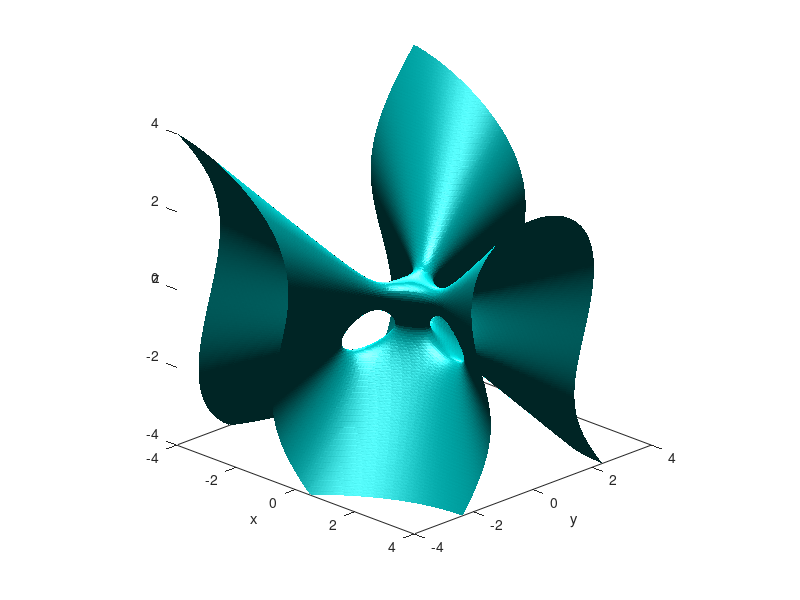

Write MATLAB code to recreate this figure. (Note: this script raises an error after producing the figure.)
% ax + z - ax_1 - z = 0
%((1683/32)*z1^2+(1785/32)*z1-1803/128)*a^4+(-(603/16)*z1+1809/32)*a^3+(-(603/4)*z1-63)*a^2+(99*z1^2+105*z1+21/4)*a

% Produces a static image of the cubic surface km1 shown in the videos

lim = 4;
z_1 = 0.236792032999024;
x_1 = (z_1)/4 - 3/8;

[x3, y3,z3] = meshgrid(linspace(-lim, lim, 150), ...
                   linspace(-lim, lim, 150), ...
                   linspace(-lim, lim, 150));

f2 = 4.*x3.^3-12.*x3.*y3.^2+3.*x3.^2.*z3+3.*y3.^2.*z3-(17/2).*z3.^3-(9/2).*x3.^2-(9/2).*y3.^2-12.*z3.^2-3.*z3+2;
hel = isosurface(x3, y3, z3, f2, 0);

loops = 121; 
lines = 60;
total = 6*loops;
start_cam = [-8 -3 5];

theta1 = pi + asin(8/sqrt(73));
theta2 = 2*pi - asin(7/sqrt(74));

ax=gca;
a = 490;

theta = (1-a)*pi/(total) + pi;
p = (hel.vertices(:,1) - x_1)*cos(theta) + (hel.vertices(:,3) - z_1)*sin(theta);
inside = 0;

% comment these lines and uncomment the lower block to produce an image
% of the surface below a certain plane
plane = patch(hel, 'EdgeColor', 'None', 'FaceColor', [0.0 0.8 0.8]);
box on;
hold on;
light('Position',[-7 -8 90])
light('Position',[-1 1 .25])
set(plane,'SpecularStrength',.6,'DiffuseStrength',.85,'AmbientStrength',.15,'BackFaceLighting','reverselit')
set(ax,'CameraPosition',[7 -7 4],'CameraUpVector',[0 0 1])
xlabel('x')
ylabel('y')
zlabel('z')

xt = @(t) x_1;
zt = @(t) z_1;
yt = @(t) t;
fplot3(gca, xt, yt, zt, [-lim lim], 'LineWidth', 2, 'Color', 'red')
% (comment to here)


% uncomment all of this
% clear;
% mask=p>0;
% outcount = sum(mask(hel.faces),2);
% cross = (outcount==1) | (outcount==2);
% crossing_tris = hel.faces(cross,:);
% cla
% ct = patch('Vertices',hel.vertices,'Faces',crossing_tris,'EdgeColor',[1 .5 0],'FaceColor',[.5 1 .5]);
% 
% out_vert = mask(crossing_tris);
% flip = sum(out_vert,2) == 1;
% out_vert(flip,:) = 1-out_vert(flip,:);
% 
% ntri = size(out_vert,1);
% overt = zeros(ntri,3);
% for i=1:ntri
%     v1i = find(~out_vert(i,:));
%     v2i = 1 + mod(v1i,3);
%     v3i = 1 + mod(v1i+1,3);
%     overt(i,:) = crossing_tris(i,[v1i v2i v3i]);
% end
% 
% u = (0 - p(overt(:,1))) ./ (p(overt(:,2)) - p(overt(:,1)));
% v = (0 - p(overt(:,1))) ./ (p(overt(:,3)) - p(overt(:,1)));
% 
% uverts = repmat((1-u),[1 3]).*hel.vertices(overt(:,1),:) + repmat(u,[1 3]).*hel.vertices(overt(:,2),:);
% vverts = repmat((1-v),[1 3]).*hel.vertices(overt(:,1),:) + repmat(v,[1 3]).*hel.vertices(overt(:,3),:);
% 
% x = nan(3,ntri);
% x(1,:) = uverts(:,1)';
% x(2,:) = vverts(:,1)';
% y = nan(3,ntri);
% y(1,:) = uverts(:,2)';
% y(2,:) = vverts(:,2)';
% z = nan(3,ntri);
% z(1,:) = uverts(:,3)';
% z(2,:) = vverts(:,3)';
% 
% h = line(x(:),y(:),z(:));
% 
% delete(ct)
% h.Color = ax.ColorOrder(5,:);
% h.LineWidth = 2;
% 
% end_cam = [sqrt(73)*cos(theta1+a*(theta2-theta1)/total) sqrt(73)*sin(theta1+a*(theta2-theta1)/total) 5];
% 
% crossing_tris_2 = hel.faces(outcount==0,:);
% p2 = patch('Vertices',hel.vertices,'Faces',crossing_tris_2,'FaceColor',ax.ColorOrder(2,:),'EdgeColor','none');
% %p2 = patch(hel, 'EdgeColor', 'none', 'FaceColor', [0 0.8 0.8]);
% view(3)
% set(ax,'XLim',[-lim lim],'YLim',[-lim lim],'ZLim',[-lim lim],'DataAspectRatio',[1 1 1])
% %box on
% light('Position',[-7 -8 90])
% light('Position',[-1 1 .25])
% set(p2,'SpecularStrength',.6,'DiffuseStrength',.85,'AmbientStrength',.15,'BackFaceLighting','reverselit')
% set(ax,'CameraPosition',end_cam,'CameraUpVector',[0 0 1])
% xlabel('x')
% ylabel('y')
% zlabel('z')


%formatSpec = '%.4f';
%title(ax, ['plane: ', num2str(cos(theta), formatSpec), 'x + ', num2str(sin(theta), formatSpec), 'z = ', num2str(cos(theta)*x_1 + sin(theta)*z_1, formatSpec)])
%title(ax, ['KM1'])

% hold on
% 
% xt = @(t) x_1;
% zt = @(t) z_1;
% yt = @(t) t;
% fplot3(gca, xt, yt, zt, [-lim lim], 'LineWidth', 2, 'Color', 'red')
% (end second block)
